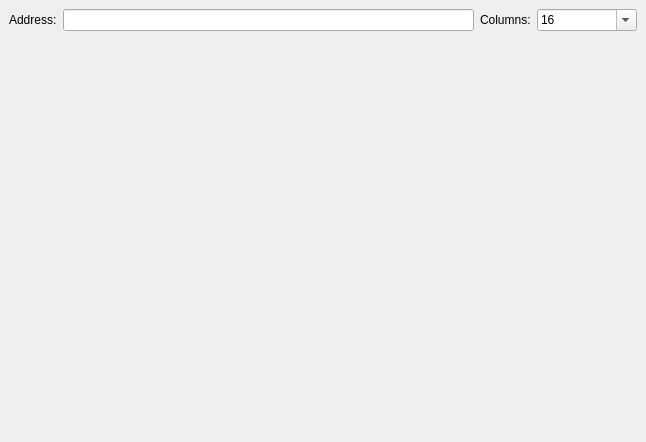
<?xml version="1.0" encoding="UTF-8"?>
<ui version="4.0">
 <class>MemoryWindow</class>
 <widget class="QWidget" name="MemoryWindow">
  <property name="geometry">
   <rect>
    <x>0</x>
    <y>0</y>
    <width>646</width>
    <height>442</height>
   </rect>
  </property>
  <property name="windowTitle">
   <string>Memory</string>
  </property>
  <layout class="QVBoxLayout" name="verticalLayout">
   <property name="leftMargin">
    <number>0</number>
   </property>
   <property name="topMargin">
    <number>0</number>
   </property>
   <property name="rightMargin">
    <number>0</number>
   </property>
   <property name="bottomMargin">
    <number>0</number>
   </property>
   <item>
    <layout class="QHBoxLayout" name="horizontalLayout">
     <property name="leftMargin">
      <number>9</number>
     </property>
     <property name="topMargin">
      <number>9</number>
     </property>
     <property name="rightMargin">
      <number>9</number>
     </property>
     <item>
      <widget class="QLabel" name="label">
       <property name="text">
        <string>Address:</string>
       </property>
      </widget>
     </item>
     <item>
      <widget class="QLineEdit" name="lineEditAddress"/>
     </item>
     <item>
      <widget class="QLabel" name="label_2">
       <property name="text">
        <string>Columns:</string>
       </property>
      </widget>
     </item>
     <item>
      <widget class="QComboBox" name="comboBoxColumns">
       <property name="minimumSize">
        <size>
         <width>100</width>
         <height>0</height>
        </size>
       </property>
       <property name="editable">
        <bool>true</bool>
       </property>
       <property name="currentIndex">
        <number>3</number>
       </property>
       <item>
        <property name="text">
         <string>Auto</string>
        </property>
       </item>
       <item>
        <property name="text">
         <string>4</string>
        </property>
       </item>
       <item>
        <property name="text">
         <string>8</string>
        </property>
       </item>
       <item>
        <property name="text">
         <string>16</string>
        </property>
       </item>
       <item>
        <property name="text">
         <string>32</string>
        </property>
       </item>
       <item>
        <property name="text">
         <string>64</string>
        </property>
       </item>
      </widget>
     </item>
    </layout>
   </item>
   <item>
    <widget class="MemoryWidget" name="widget" native="true">
     <property name="sizePolicy">
      <sizepolicy hsizetype="Preferred" vsizetype="Preferred">
       <horstretch>0</horstretch>
       <verstretch>1</verstretch>
      </sizepolicy>
     </property>
    </widget>
   </item>
  </layout>
 </widget>
 <customwidgets>
  <customwidget>
   <class>MemoryWidget</class>
   <extends>QWidget</extends>
   <header>debugger/memorywidget.h</header>
   <container>1</container>
  </customwidget>
 </customwidgets>
 <resources/>
 <connections>
  <connection>
   <sender>comboBoxColumns</sender>
   <signal>currentTextChanged(QString)</signal>
   <receiver>MemoryWindow</receiver>
   <slot>columnsChanged()</slot>
   <hints>
    <hint type="sourcelabel">
     <x>585</x>
     <y>19</y>
    </hint>
    <hint type="destinationlabel">
     <x>322</x>
     <y>220</y>
    </hint>
   </hints>
  </connection>
  <connection>
   <sender>lineEditAddress</sender>
   <signal>returnPressed()</signal>
   <receiver>MemoryWindow</receiver>
   <slot>addressChanged()</slot>
   <hints>
    <hint type="sourcelabel">
     <x>268</x>
     <y>19</y>
    </hint>
    <hint type="destinationlabel">
     <x>322</x>
     <y>220</y>
    </hint>
   </hints>
  </connection>
 </connections>
 <slots>
  <slot>columnsChanged()</slot>
  <slot>addressChanged()</slot>
 </slots>
</ui>
